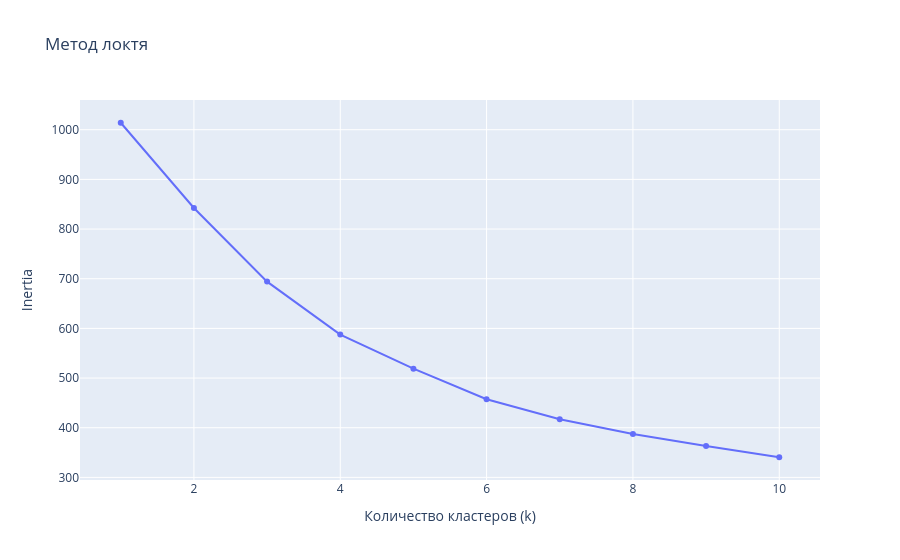

Here is the notebook cell this chart was saved with:
### Markdown cell above
## Метод локтя для поиска оптимального k

### Code cell
from sklearn.cluster import KMeans

inertias = []
k_range = range(1, 11)

for k in k_range:
    kmeans = KMeans(n_clusters=k, init='k-means++', random_state=42, n_init=10)
    kmeans.fit(X)
    inertias.append(kmeans.inertia_)


fig = go.Figure()
fig.add_trace(go.Scatter(x=list(k_range), y=inertias, mode='lines+markers', name='Inertia'))
fig.update_layout(title='Метод локтя', xaxis_title='Количество кластеров (k)', yaxis_title='Inertia')
fig.show()

### Figure 1 — Plotly figure (JSON) as saved in the notebook; plotly's stock layout.template omitted (floating-point values rounded to 4 significant figures)
{"data": [{"mode": "lines+markers", "name": "Inertia", "type": "scatter", "x": [1, 2, 3, 4, 5, 6, 7, 8, 9, 10], "y": [1014, 842.3, 694.2, 587.6, 518.8, 457.5, 417.3, 387.6, 363.1, 340.6]}], "layout": {"title": {"text": "Метод локтя"}, "xaxis": {"title": {"text": "Количество кластеров (k)"}}, "yaxis": {"title": {"text": "Inertia"}}}}
